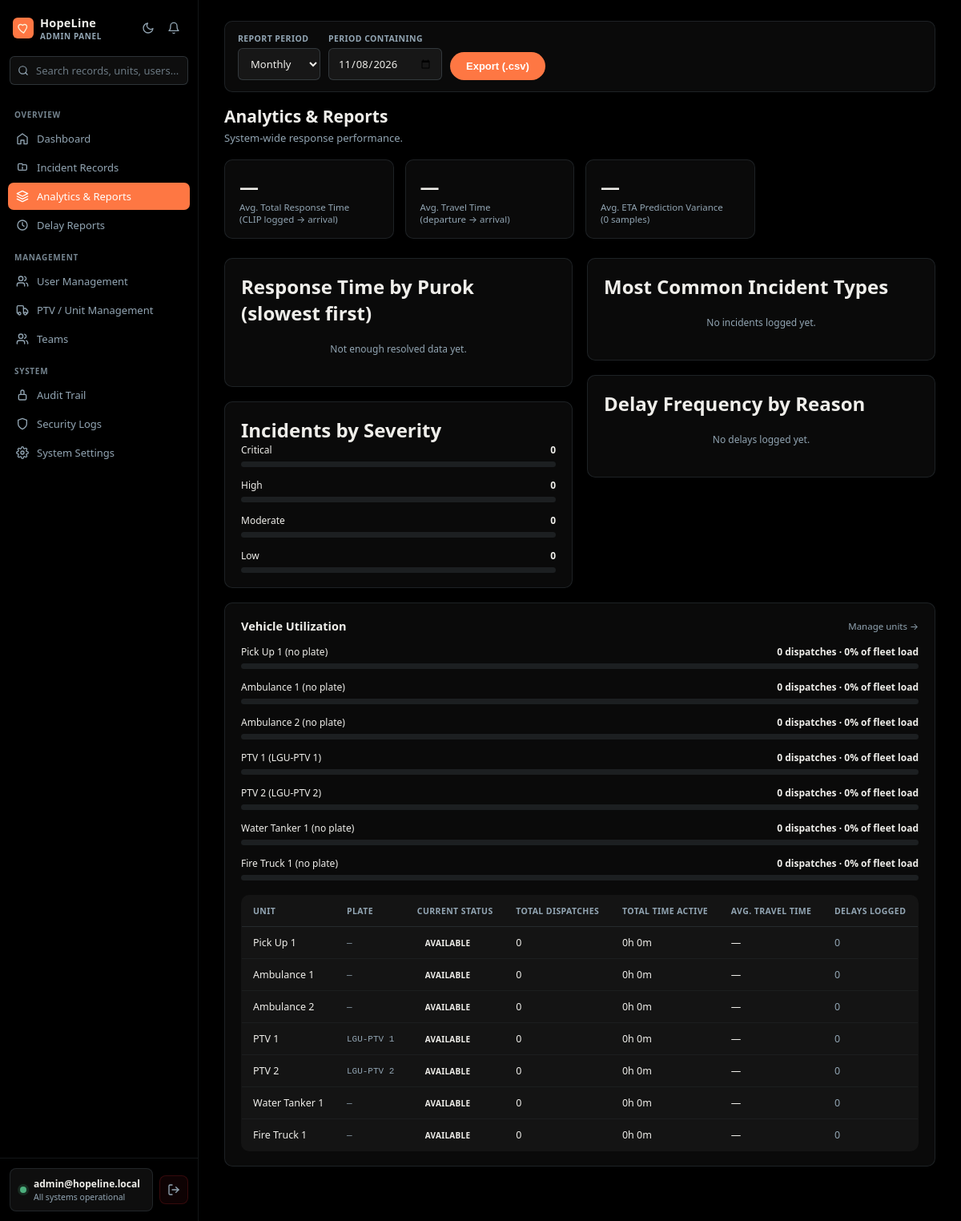
The page /app/admin/analytics.php (signed in) on the database its author committed.
### tables this page shows
CREATE TABLE IF NOT EXISTS ptv_units (
  id               INT(11)      NOT NULL AUTO_INCREMENT,
  unit_name        VARCHAR(100) NOT NULL,
  plate_no         VARCHAR(20)  DEFAULT NULL,
  vehicle_type     VARCHAR(50)  NOT NULL DEFAULT 'Patient Transport Vehicle (PTV)',
  driver_name      VARCHAR(150) DEFAULT NULL,
  responder_id     INT(11)      DEFAULT NULL,
  status           ENUM('Available','Assigned','En Route','On Site','Returning','Offline') NOT NULL DEFAULT 'Available',
  archived_at      DATETIME     DEFAULT NULL,
  current_lat      DECIMAL(10,7) DEFAULT NULL,
  current_lng      DECIMAL(10,7) DEFAULT NULL,
  last_location_at DATETIME     DEFAULT NULL,
  gps_accuracy     FLOAT        DEFAULT NULL,
  gps_heading      FLOAT        DEFAULT NULL,
  gps_speed        FLOAT        DEFAULT NULL,
  created_at       DATETIME     DEFAULT CURRENT_TIMESTAMP,
  updated_at       DATETIME     DEFAULT CURRENT_TIMESTAMP ON UPDATE CURRENT_TIMESTAMP,
  PRIMARY KEY (id),
  KEY idx_units_responder (responder_id),
  KEY idx_units_type_status (vehicle_type, status),
  CONSTRAINT fk_units_responder FOREIGN KEY (responder_id)
    REFERENCES users (id) ON DELETE SET NULL ON UPDATE RESTRICT
);

### app/admin/analytics.php (the view, shortened to what this page needs)
<?php
require_once __DIR__ . '/../../config/config.php';
require_once __DIR__ . '/../../config/functions.php';
$purokNames = purokList();
$in = $purokNames
    ? implode(',', array_map([$pdo, 'quote'], $purokNames))
    : "''";
$lastArrived = "(SELECT MAX(d2.id) FROM dispatch d2 WHERE d2.clip_report_id = c.id AND d2.arrived_at IS NOT NULL)";
$avgResponse = $pdo->query("
    SELECT AVG(TIMESTAMPDIFF(SECOND, c.created_at, d.arrived_at))
    FROM clip_reports c JOIN dispatch d ON d.id = $lastArrived
")->fetchColumn();
$perIncident = "SELECT MAX(id) FROM dispatch WHERE departed_at IS NOT NULL AND arrived_at IS NOT NULL GROUP BY clip_report_id";
$avgTravel = $pdo->query("
    SELECT AVG(TIMESTAMPDIFF(SECOND, d.departed_at, d.arrived_at)) FROM dispatch d WHERE d.id IN ($perIncident)
")->fetchColumn();
$byBarangay = $pdo->query("
    SELECT c.barangay,
           AVG(TIMESTAMPDIFF(SECOND, c.created_at, d.arrived_at)) AS avg_response,
           COUNT(*) AS incident_count
    FROM clip_reports c JOIN dispatch d ON d.id = $lastArrived
    WHERE c.barangay IN ($in)
    GROUP BY c.barangay ORDER BY avg_response DESC LIMIT 8
")->fetchAll(PDO::FETCH_ASSOC);
$bySeverity = $pdo->query("SELECT severity, COUNT(*) AS total FROM clip_reports GROUP BY severity")->fetchAll(PDO::FETCH_KEY_PAIR);
$totalIncidents = array_sum($bySeverity);
$byType = $pdo->query("SELECT incident_type, COUNT(*) AS total FROM clip_reports GROUP BY incident_type ORDER BY total DESC LIMIT 6")->fetchAll(PDO::FETCH_ASSOC);
$maxTypeCount = max(array_column($byType, 'total') ?: [1]);
$delayByReason = $pdo->query("SELECT reason, COUNT(*) AS total FROM delay_logs GROUP BY reason ORDER BY total DESC LIMIT 6")->fetchAll(PDO::FETCH_ASSOC);
$maxDelayCount = max(array_column($delayByReason, 'total') ?: [1]);
$etaAccuracy = $pdo->query("
    SELECT AVG(ABS(d.predicted_eta_minutes - (TIMESTAMPDIFF(SECOND, d.departed_at, d.arrived_at) / 60))) AS avg_variance,
           COUNT(*) AS sample_size
    FROM dispatch d
    WHERE d.predicted_eta_minutes IS NOT NULL AND d.departed_at IS NOT NULL AND d.arrived_at IS NOT NULL
")->fetch(PDO::FETCH_ASSOC);
$vehicleUsage = $pdo->query("
    SELECT
        u.id,
        u.unit_name,
        u.plate_no,
        u.status,
        COUNT(d.id) AS total_dispatches,
        SUM(CASE WHEN d.departed_at IS NOT NULL AND d.arrived_at IS NOT NULL
                 THEN TIMESTAMPDIFF(SECOND, d.departed_at, d.arrived_at) ELSE 0 END) AS total_travel_seconds,
        AVG(CASE WHEN d.departed_at IS NOT NULL AND d.arrived_at IS NOT NULL
                 THEN TIMESTAMPDIFF(SECOND, d.departed_at, d.arrived_at) ELSE NULL END) AS avg_travel_seconds,
        (SELECT COUNT(*) FROM delay_logs dl WHERE dl.unit_id = u.id) AS delay_count
    FROM ptv_units u
    LEFT JOIN dispatch d ON d.unit_id = u.id
    GROUP BY u.id
    ORDER BY total_dispatches DESC
")->fetchAll(PDO::FETCH_ASSOC);
$maxDispatchCount = max(array_column($vehicleUsage, 'total_dispatches') ?: [1]);
$totalFleetDispatches = array_sum(array_column($vehicleUsage, 'total_dispatches'));
function fmtMin($seconds) {
    if (!$seconds) return '—';
    return round($seconds / 60, 1) . ' min';
}
function fmtHours($seconds) {
    if (!$seconds) return '0h 0m';
    $h = floor($seconds / 3600);
    $m = floor(($seconds % 3600) / 60);
    return $h . 'h ' . $m . 'm';
}
?>
<!DOCTYPE html>
<html lang="en">
<head>
<link rel="stylesheet" href="<?php echo BASE_URL; ?>/assets/css/app.css">
</head>
<body>
<?php require_once __DIR__ . '/../../assets/layouts/admin/admin_sidebar.php'; ?>
<main class="main">
    <div class="page-head">
        <div style="margin-bottom:16px;"><?php echo exportPeriodForm(BASE_URL . '/app/admin/export-analytics.php'); ?></div>
        <h1>Analytics &amp; Reports</h1>
        <p>System-wide response performance.</p>
    </div>
    <div class="stats-grid">
        <div class="stat-card">
            <div class="stat-value"><?php echo fmtMin($avgResponse); ?></div>
            <div class="stat-label">Avg. Total Response Time<br>(CLIP logged → arrival)</div>
        </div>
        <div class="stat-card">
            <div class="stat-value"><?php echo fmtMin($avgTravel); ?></div>
            <div class="stat-label">Avg. Travel Time<br>(departure → arrival)</div>
        </div>
        <div class="stat-card">
            <div class="stat-value"><?php echo $etaAccuracy['avg_variance'] ? round($etaAccuracy['avg_variance'], 1) . ' min' : '—'; ?></div>
            <div class="stat-label">Avg. ETA Prediction Variance<br>(<?php echo (int)($etaAccuracy['sample_size'] ?? 0); ?> samples)</div>
        </div>
    </div>
    <div class="layout">
        <div>
            <div class="card">
                <h2>Response Time by Purok (slowest first)</h2>
                <?php if (empty($byBarangay)): ?>
                    <div class="empty-mini">Not enough resolved data yet.</div>
                <?php else:
                    $maxResp = max(array_column($byBarangay, 'avg_response'));
                    foreach ($byBarangay as $b):
                        $pct = $maxResp > 0 ? round(($b['avg_response'] / $maxResp) * 100) : 0;
                ?>
                <div class="bar-row">
                    <div class="bar-label"><span><?php echo htmlspecialchars($b['barangay']); ?> (<?php echo $b['incident_count']; ?>)</span><span class="n"><?php echo fmtMin($b['avg_response']); ?></span></div>
                    <div class="bar-track"><div class="bar-fill" style="width:<?php echo $pct; ?>%; background:var(--redwood);"></div></div>
                </div>
                <?php endforeach; endif; ?>
            </div>
            <div class="card">
                <h2>Incidents by Severity</h2>
                <?php
                $sevMeta = ['Critical' => 'var(--critical)', 'High' => 'var(--high)', 'Moderate' => 'var(--moderate)', 'Low' => 'var(--low)'];
                foreach ($sevMeta as $sev => $color):
                    $n = $bySeverity[$sev] ?? 0;
                    $pct = $totalIncidents > 0 ? round(($n / $totalIncidents) * 100) : 0;
                ?>
                <div class="bar-row">
                    <div class="bar-label"><span><?php echo $sev; ?></span><span class="n"><?php echo $n; ?></span></div>
                    <div class="bar-track"><div class="bar-fill" style="width:<?php echo $pct; ?>%; background:<?php echo $color; ?>;"></div></div>
                </div>
                <?php endforeach; ?>
            </div>
        </div>
        <div>
            <div class="card">
                <h2>Most Common Incident Types</h2>
                <?php if (empty($byType)): ?>
                    <div class="empty-mini">No incidents logged yet.</div>
                <?php else: foreach ($byType as $t): $pct = round(($t['total'] / $maxTypeCount) * 100); ?>
                <div class="bar-row">
                    <div class="bar-label"><span><?php echo htmlspecialchars($t['incident_type']); ?></span><span class="n"><?php echo $t['total']; ?></span></div>
                    <div class="bar-track"><div class="bar-fill" style="width:<?php echo $pct; ?>%; background:var(--light-grayish);"></div></div>
                </div>
                <?php endforeach; endif; ?>
            </div>
            <div class="card">
                <h2>Delay Frequency by Reason</h2>
                <?php if (empty($delayByReason)): ?>
                    <div class="empty-mini">No delays logged yet.</div>
                <?php else: foreach ($delayByReason as $d): $pct = round(($d['total'] / $maxDelayCount) * 100); ?>
                <div class="bar-row">
                    <div class="bar-label"><span><?php echo htmlspecialchars($d['reason']); ?></span><span class="n"><?php echo $d['total']; ?></span></div>
                    <div class="bar-track"><div class="bar-fill" style="width:<?php echo $pct; ?>%; background:var(--high);"></div></div>
                </div>
                <?php endforeach; endif; ?>
            </div>
        </div>
    </div>
    <div class="card">
        <div class="card-header">
            <h2>Vehicle Utilization</h2>
            <a href="<?php echo BASE_URL; ?>/app/admin/units.php">Manage units →</a>
        </div>
        <?php if (empty($vehicleUsage)): ?>
            <div class="empty-mini">No PTV units registered yet.</div>
        <?php else: ?>
        <?php foreach ($vehicleUsage as $v):
            $pct = $maxDispatchCount > 0 ? round(($v['total_dispatches'] / $maxDispatchCount) * 100) : 0;
            $share = $totalFleetDispatches > 0 ? round(($v['total_dispatches'] / $totalFleetDispatches) * 100) : 0;
        ?>
        <div class="bar-row">
            <div class="bar-label">
                <span><?php echo htmlspecialchars($v['unit_name']); ?> (<?php echo htmlspecialchars($v['plate_no'] ?: 'no plate'); ?>)</span>
                <span class="n"><?php echo $v['total_dispatches']; ?> dispatch<?php echo $v['total_dispatches'] == 1 ? '' : 'es'; ?> · <?php echo $share; ?>% of fleet load</span>
            </div>
            <div class="bar-track"><div class="bar-fill" style="width:<?php echo $pct; ?>%; background:var(--burnt-umber);"></div></div>
        </div>
        <?php endforeach; ?>
        <div style="overflow-x:auto; margin-top:18px;">
        <table>
            <thead><tr>
                <th>Unit</th><th>Plate</th><th>Current Status</th>
                <th>Total Dispatches</th><th>Total Time Active</th><th>Avg. Travel Time</th><th>Delays Logged</th>
            </tr></thead>
            <tbody>
                <?php foreach ($vehicleUsage as $v): ?>
                <tr>
                    <td><?php echo htmlspecialchars($v['unit_name']); ?></td>
                    <td class="clip-ref-cell"><?php echo htmlspecialchars($v['plate_no'] ?: '—'); ?></td>
                    <td><span class="status-badge status-<?php echo strtolower(str_replace(' ', '_', $v['status'])); ?>"><?php echo htmlspecialchars($v['status']); ?></span></td>
                    <td><?php echo $v['total_dispatches']; ?></td>
                    <td><?php echo fmtHours($v['total_travel_seconds']); ?></td>
                    <td><?php echo fmtMin($v['avg_travel_seconds']); ?></td>
                    <td class="<?php echo $v['delay_count'] > 0 ? 'delay-flag' : 'no-delay'; ?>"><?php echo $v['delay_count']; ?></td>
                </tr>
                <?php endforeach; ?>
            </tbody>
        </table>
        </div>
        <?php endif; ?>
    </div>
</main>
</body>
</html>

### rows shown on the page
ptv_units: unit_name "Pick Up 1", plate_no "no plate", total_dispatches "0", share "0", plate_no "—", status "AVAILABLE", total_travel_seconds "0h 0m", avg_travel_seconds "—", delay_count "0"
ptv_units: unit_name "Ambulance 1", plate_no "no plate", total_dispatches "0", share "0", plate_no "—", status "AVAILABLE", total_travel_seconds "0h 0m", avg_travel_seconds "—", delay_count "0"
ptv_units: unit_name "Ambulance 2", plate_no "no plate", total_dispatches "0", share "0", plate_no "—", status "AVAILABLE", total_travel_seconds "0h 0m", avg_travel_seconds "—", delay_count "0"
ptv_units: unit_name "PTV 1", plate_no "LGU-PTV 1", total_dispatches "0", share "0", status "AVAILABLE", total_travel_seconds "0h 0m", avg_travel_seconds "—", delay_count "0"
ptv_units: unit_name "PTV 2", plate_no "LGU-PTV 2", total_dispatches "0", share "0", status "AVAILABLE", total_travel_seconds "0h 0m", avg_travel_seconds "—", delay_count "0"
ptv_units: unit_name "Water Tanker 1", plate_no "no plate", total_dispatches "0", share "0", plate_no "—", status "AVAILABLE", total_travel_seconds "0h 0m", avg_travel_seconds "—", delay_count "0"
ptv_units: unit_name "Fire Truck 1", plate_no "no plate", total_dispatches "0", share "0", plate_no "—", status "AVAILABLE", total_travel_seconds "0h 0m", avg_travel_seconds "—", delay_count "0"

### other values the page prints
$roleLabel "ADMIN PANEL"
$email "admin@hopeline.local"
$statusText "All systems operational"
fmtMin($avgResponse) "—"
fmtMin($avgTravel) "—"
$etaAccuracy['sample_size'] "0"
$sev "Critical"
$n "0"
$sev "High"
$sev "Moderate"
$sev "Low"
